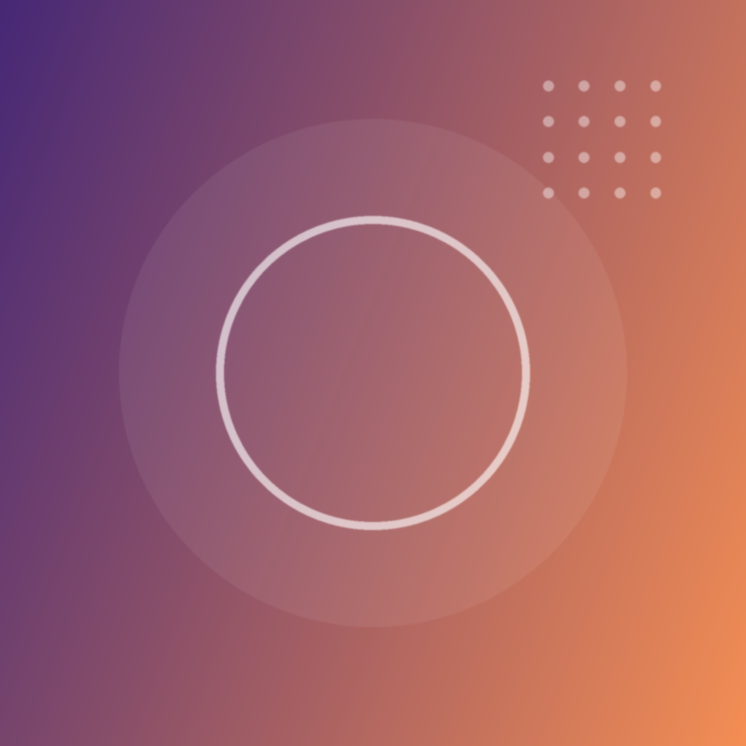
#> input picture assets/demo/cover.jpg, 1492 x 1492 px, found by its file name (shown at 1/2 size)
$ python make_greatest_set.py
#> lines starting #> are read from the running program, lines starting #| are printed output that depends on the picture; pictures that were not available may be replaced by others from this repository, and a replacement may not be noted
# -*- coding: utf-8 -*-
"""《最偉大的作品》整案包装 —— AI 场景扩图 + 真字合成 + 印刷档案。

对标用户给的参考（ChatGPT 5 阶段方案的成品）：
  ① 提案图（10 件带编号标注的总览）
  ② 印刷档案图（3mm 出血 / 裁切线 / 折线 / 尺寸标注 / 印刷规范）

场景扩图 = ImageGen 图生图（封面做 image1 参考），本脚本只做「真字合成」：
曲目/歌词/手写金句/真 EAN-13 条码全部用 typo 层的印刷体+楷体压上去。
"""
import os
import sys

sys.path.insert(0, os.path.join(os.path.dirname(__file__)))

from PIL import Image, ImageDraw, ImageFilter

from design_parts import (  # noqa: E402
    _t as F, tracked, hand_text, hairline, ean13, make_ean, phonogram,
    read_design, design_disc2, scrim, ink_on, dim_ink, lum,
)

ROOT = os.path.dirname(os.path.dirname(os.path.abspath(__file__)))
OUT = os.path.join(ROOT, "outputs", "最偉大的作品")
AI = os.path.join(OUT, "ai")

# ---- 印刷规格（300 DPI）-------------------------------------------------
DPI = 300
def M(mm):
    return round(mm * DPI / 25.4)

BLEED = M(3)          # 3mm 出血 = 35px
ALBUM_EN = "GREATEST WORKS OF ART"
ALBUM_CN = "最偉大的作品"
ARTIST_EN = "JAY CHOU"
ARTIST_CN = "周杰倫"
COMPANY = "JVR MUSIC"

# 真曲目（网易云专辑 147779282 顺序，转繁体以贴封面口径）
TRACKS = [
    "Intro", "最偉大的作品", "還在流浪", "說好不哭", "紅顏如霜",
    "不愛我就拉倒", "Mojito", "等你下課", "粉色海洋", "倒影",
    "我是如此相信", "錯過的煙火",
]
# 《等你下課》真歌词（网易云 1962166937，前 16 行 + 省略号）
LYRICS = [
    "你住的 巷子里", "我租了一间公寓", "为了想与你不期而遇",
    "高中三年 我为什么", "为什么不好好读书", "没考上跟你一样的大学",
    "我找了份工作", "离你宿舍很近", "当我开始学会做蛋饼",
    "才发现你 不吃早餐", "喔 你又擦肩而过", "你耳机听什么",
    "能不能告诉我", "躺在你学校的操场看星空", "教室里的灯还亮着你没走",
    "记得 我写给你的情书",
]

MANIFESTO_EN = ["Art is never far from life.", "It flows in time,",
                "lives in every memory,", "and appears in the scenery"]
TAGLINE_CN = "藝術，來自生活；也回到每一個平凡的日子。"


# ---- 素材 ---------------------------------------------------------------
def kill_wm(im):
    """抹掉右下角「AI生成 WORKBUD>」水印：用左侧同高区域平移覆盖 + 羽化。"""
    w, h = im.size
    bw, bh = int(w * 0.30), int(h * 0.09)
    x0, y0 = w - bw, h - bh
    patch = im.crop((x0 - bw - 10, y0, x0 - 10, y0 + bh)).copy()
    m = Image.new("L", (bw, bh), 0)
    md = ImageDraw.Draw(m)
    for i in range(24):
        md.rectangle((i, i, bw - 1 - i, bh - 1 - i), outline=255 - i * 10)
    md.rectangle((24, 24, bw - 25, bh - 25), fill=255)
    m = m.filter(ImageFilter.GaussianBlur(6))
    im.paste(patch, (x0, y0), m)
    return im


def load_assets():
    cover = Image.open(os.path.join(OUT, "cover.jpg")).convert("RGB")
    ai = {}
    for name, fn in [("piano", "ai-1-钢琴.png"), ("desk", "ai-2-书桌.png"),
                     ("beach", "ai-3-海滩.png"), ("lamp", "ai-4-街灯.png"),
                     ("sunset", "ai-5-日落海报.png")]:
        p = os.path.join(AI, fn)
        im = Image.open(p).convert("RGB")
        ai[name] = kill_wm(im)
    return cover, ai


# [314 lines left out: functions fill_crop, bleed, sky_of, vgrad2, p_cover, p_back and 10 more, not called in this run]


# ---- 两张大图 -----------------------------------------------------------
PIECES_META = [
    ("01", "封面（正面）", "Front Cover"),
    ("02", "封底（背面）", "Back Cover"),
    ("03", "專輯側脊", "Spine"),
    ("04", "CD 光盤", "CD Disc"),
    ("05", "內封套", "Inner Sleeve"),
    ("06", "歌詞本封面", "Booklet Cover"),
    ("07", "內頁（歌詞＋寫真）", "Booklet Inside (Spread)"),
    ("08", "明信片（正面）", "Postcard Front"),
    ("09", "明信片（背面）", "Postcard Back"),
    ("10", "海報（展開效果）", "Poster"),
]


# [230 lines left out: functions make_board, make_print_sheet, not called in this run]


# ---- main ---------------------------------------------------------------
def main():
    os.makedirs(OUT, exist_ok=True)
    cover, ai = load_assets()
#> in load_assets, cover is the input picture: PIL image 1492x1492 RGB; mean R, G, B 159.6, 95.7, 105.5
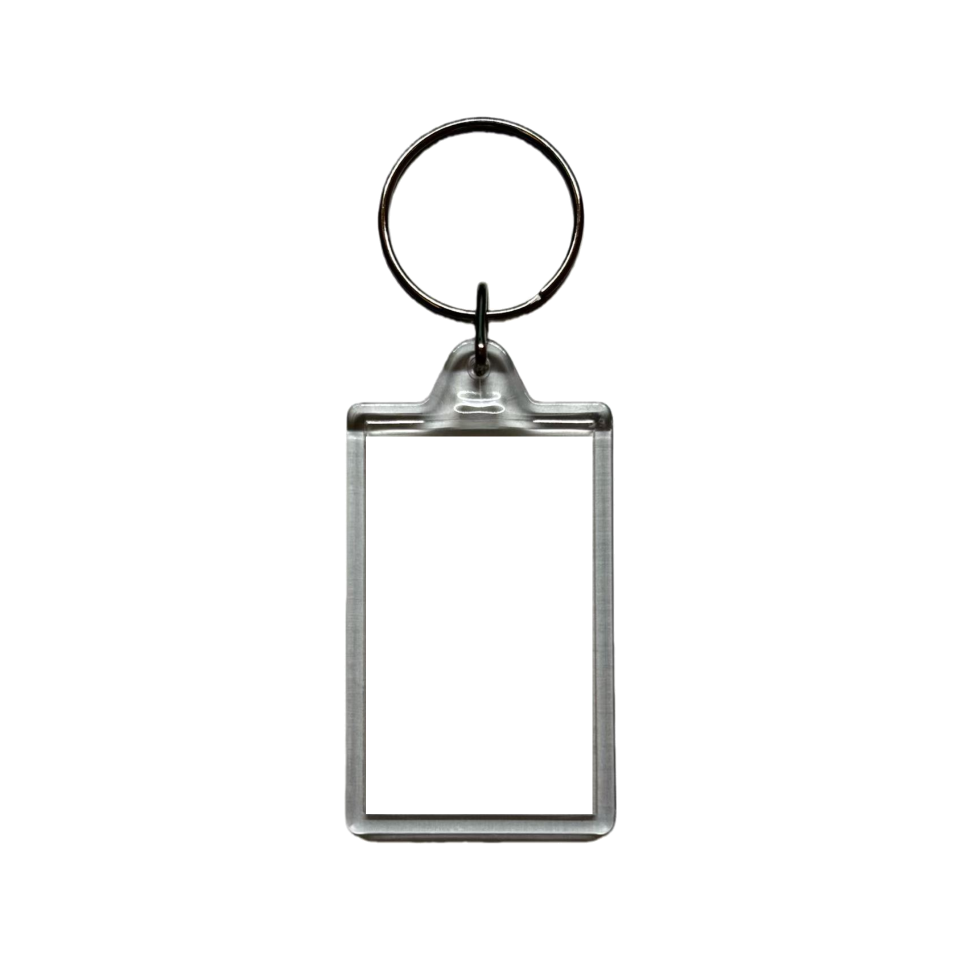
#> input picture assets/keychain/keychain_overlay.png, 1920 x 1920 px, given in place of ai-1-钢琴.png, which was not available (shown at 1/2 size)
#> in load_assets, `im = Image.open(p).convert("RGB")`:
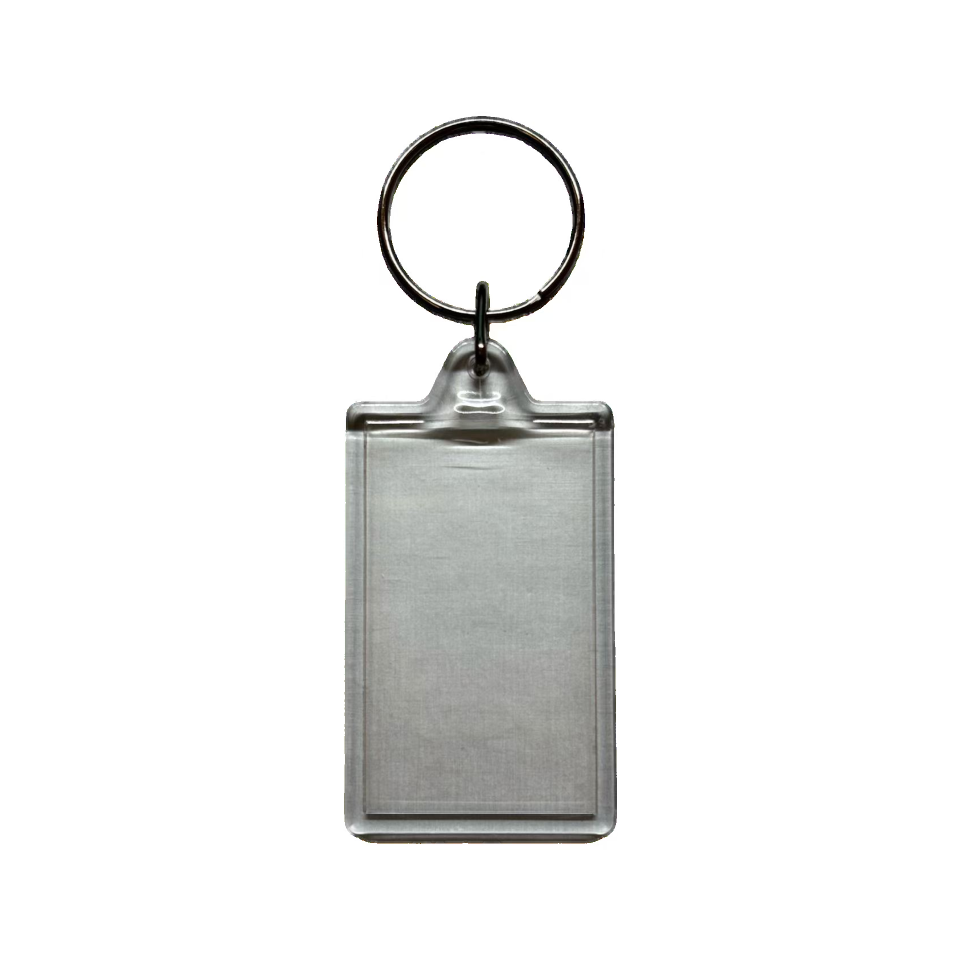
#> im: PIL image 1920x1920 RGB (shown at 1/2 size); mean R, G, B 239.4, 239.6, 239
#> in kill_wm, `patch = im.crop((x0 - bw - 10, y0, x0 - 10, y0 + bh)).copy()`: patch: PIL image 576x172 RGB; every value is 255
#> in kill_wm, `m = Image.new("L", (bw, bh), 0)`: m: PIL image 576x172 L; every value is 0
#> in kill_wm, `m = m.filter(ImageFilter.GaussianBlur(6))`:
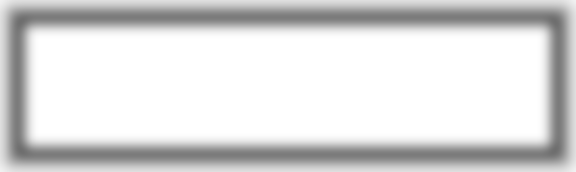
#> m: PIL image 576x172 L; min 110, max 255, mean 217.6
    D = read_design(cover, safe_bands=(0.22, 1.0))
    disc = p_disc(cover, D)
    pieces = [
        p_cover(cover), p_back(cover), p_spine(cover), None,
        p_sleeve(ai), p_bookcover(ai), p_spread(ai),
        p_postfront(ai), p_postback(cover), p_poster(ai),
    ]
    # 单件输出
    for i, art in enumerate(pieces):
        meta = PIECES_META[i]
        if art is None:
            disc.convert("RGBA").save(os.path.join(OUT, "%s-%s.png" % (meta[0], meta[2].replace(" ", ""))))
            continue
        art.save(os.path.join(OUT, "%s-%s.jpg" % (meta[0], meta[1].replace("（", "-").replace("）", ""))),
                 quality=93)
        bleed(art).save(os.path.join(OUT, "%s-印刷.jpg" % meta[0]), quality=93)
    board = make_board(pieces, disc)
    board.save(os.path.join(OUT, "★整套提案图.jpg"), quality=92)
    sheet = make_print_sheet(pieces, disc)
    sheet.save(os.path.join(OUT, "★印刷档案图.jpg"), quality=92)
    print("BOARD", board.size, "SHEET", sheet.size)
    for i, art in enumerate(pieces):
        m = PIECES_META[i]
        print(m[0], "OK" if art is not None else "DISC-OK")


if __name__ == "__main__":
#> (the run stopped early here; a loop or call above may not have finished)
